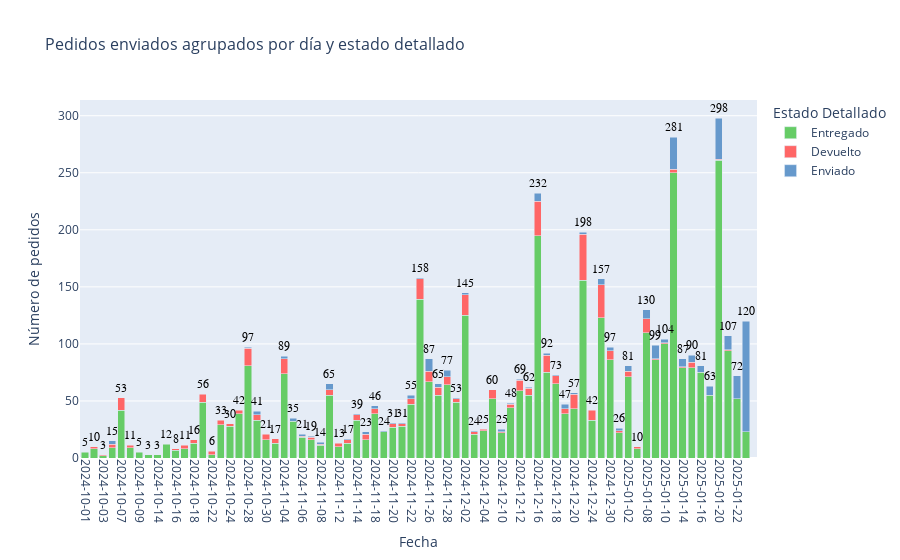

The notebook cell saved with this chart:
### Code cell
import plotly.express as px
import pandas as pd

def plot_fulfilled_orders_by_status_plotly(df, date_column="Fulfilled at", status_column="Estado Detallado", name_column="Name"):
    """
    Crea un gráfico de barras apiladas que muestra los pedidos cumplidos agrupados por fecha y estado detallado.

    Parámetros:
        df (pd.DataFrame): DataFrame que contiene los datos de pedidos.
        date_column (str): Nombre de la columna con las fechas (por defecto "Fulfilled at").
        status_column (str): Nombre de la columna con los estados detallados (por defecto "Estado Detallado").
        name_column (str): Nombre de la columna con los identificadores de los pedidos (por defecto "Name").

    Retorna:
        None: Muestra el gráfico directamente.
    """
    # Ordenar el DataFrame por la columna de fecha
    df = df.sort_values(by=date_column)

    # Agrupar por fecha y estado detallado, contando los pedidos por estado
    grouped = df.groupby([date_column, status_column])[name_column].count().reset_index(name="Cantidad")

    # Crear el gráfico interactivo con Plotly
    fig = px.bar(
        grouped,
        x=date_column,
        y="Cantidad",
        color=status_column,
        title="Pedidos enviados agrupados por día y estado detallado",
        color_discrete_map={
            "Enviado": "#6699CC",           # Azul
            "Entregado": "#66CC66",         # Verde brillante
            "Devuelto": "#FF6666"           # Rojo claro
        },
        labels={"Cantidad": "Número de pedidos", date_column: "Fecha", status_column: "Estado Detallado"},
        barmode="stack",
    )

    # Asegurar que las fechas se vean correctamente en el eje X
    fig.update_xaxes(type="category")

    # Agregar texto total encima de cada barra
    grouped_totals = grouped.groupby(date_column)["Cantidad"].sum().reset_index()
    for i, row in grouped_totals.iterrows():
        fig.add_annotation(
            x=row[date_column],
            y=row["Cantidad"],
            text=f"{int(row['Cantidad'])}",
            showarrow=False,
            yshift=10,
            font=dict(size=12, color="black", family="Arial"),
        )

    # Configurar diseño del gráfico
    fig.update_layout(
        xaxis_title="Fecha",
        yaxis_title="Número de pedidos",
        legend_title="Estado Detallado",
        title_font_size=16,
        xaxis_tickangle=90,
        xaxis=dict(categoryorder="category ascending"),
    )

    # Mostrar el gráfico
    fig.show()

# Llama a la función con tu DataFrame
plot_fulfilled_orders_by_status_plotly(transformed_data)

### Figure 1 — Plotly figure (JSON) as saved in the notebook; plotly's stock layout.template omitted (floating-point values rounded to 4 significant figures)
{"data": [{"alignmentgroup": "True", "hovertemplate": "Estado Detallado=Entregado<br>Fecha=%{x}<br>Número de pedidos=%{y}<extra></extra>", "legendgroup": "Entregado", "marker": {"color": "#66CC66", "pattern": {"shape": ""}}, "name": "Entregado", "offsetgroup": "Entregado", "orientation": "v", "showlegend": true, "textposition": "auto", "type": "bar", "x": ["2024-10-01", "2024-10-02", "2024-10-03", "2024-10-04", "2024-10-07", "2024-10-08", "2024-10-09", "2024-10-10", "2024-10-14", "2024-10-15", "2024-10-16", "2024-10-17", "2024-10-18", "2024-10-21", "2024-10-22", "2024-10-23", "2024-10-24", "2024-10-25", "2024-10-28", "2024-10-29", "2024-10-30", "2024-10-31", "2024-11-04", "2024-11-05", "2024-11-06", "2024-11-07", "2024-11-08", "2024-11-11", "2024-11-12", "2024-11-13", "2024-11-14", "2024-11-15", "2024-11-18", "2024-11-19", "2024-11-20", "2024-11-21", "2024-11-22", "2024-11-25", "2024-11-26", "2024-11-27", "2024-11-28", "2024-11-29", "2024-12-02", "2024-12-03", "2024-12-04", "2024-12-09", "2024-12-10", "2024-12-11", "2024-12-12", "2024-12-13", "2024-12-16", "2024-12-17", "2024-12-18", "2024-12-19", "2024-12-20", "2024-12-23", "2024-12-24", "2024-12-27", "2024-12-30", "2024-12-31", "2025-01-02", "2025-01-03", "2025-01-08", "2025-01-09", "2025-01-10", "2025-01-13", "2025-01-14", "2025-01-15", "2025-01-16", "2025-01-17", "2025-01-20", "2025-01-21", "2025-01-22", "2025-01-23"], "xaxis": "x", "y": [5, 8, 2, 9, 42, 9, 5, 3, 3, 12, 7, 8, 13, 49, 3, 29, 28, 39, 81, 33, 16, 13, 74, 32, 18, 16, 11, 55, 10, 13, 33, 16, 39, 23, 27, 28, 47, 139, 67, 55, 64, 49, 125, 21, 24, 52, 22, 44, 59, 55, 195, 75, 65, 39, 43, 156, 33, 123, 86, 22, 71, 8, 110, 86, 100, 250, 79, 79, 75, 55, 261, 94, 52, 23], "yaxis": "y"}, {"alignmentgroup": "True", "hovertemplate": "Estado Detallado=Devuelto<br>Fecha=%{x}<br>Número de pedidos=%{y}<extra></extra>", "legendgroup": "Devuelto", "marker": {"color": "#FF6666", "pattern": {"shape": ""}}, "name": "Devuelto", "offsetgroup": "Devuelto", "orientation": "v", "showlegend": true, "textposition": "auto", "type": "bar", "x": ["2024-10-02", "2024-10-03", "2024-10-04", "2024-10-07", "2024-10-08", "2024-10-16", "2024-10-17", "2024-10-18", "2024-10-21", "2024-10-22", "2024-10-23", "2024-10-24", "2024-10-25", "2024-10-28", "2024-10-29", "2024-10-30", "2024-10-31", "2024-11-04", "2024-11-06", "2024-11-07", "2024-11-08", "2024-11-11", "2024-11-12", "2024-11-13", "2024-11-14", "2024-11-15", "2024-11-18", "2024-11-20", "2024-11-21", "2024-11-22", "2024-11-25", "2024-11-26", "2024-11-27", "2024-11-28", "2024-11-29", "2024-12-02", "2024-12-03", "2024-12-04", "2024-12-09", "2024-12-10", "2024-12-11", "2024-12-12", "2024-12-13", "2024-12-16", "2024-12-17", "2024-12-18", "2024-12-19", "2024-12-20", "2024-12-23", "2024-12-24", "2024-12-27", "2024-12-30", "2024-12-31", "2025-01-02", "2025-01-03", "2025-01-08", "2025-01-09", "2025-01-10", "2025-01-13", "2025-01-14", "2025-01-15", "2025-01-20", "2025-01-21"], "xaxis": "x", "y": [2, 1, 3, 11, 2, 1, 3, 3, 7, 3, 4, 2, 3, 15, 5, 5, 4, 13, 1, 2, 1, 5, 3, 3, 5, 5, 4, 3, 2, 5, 18, 9, 7, 7, 3, 18, 2, 1, 8, 1, 3, 9, 6, 30, 15, 7, 4, 13, 40, 9, 29, 8, 2, 5, 2, 12, 1, 1, 3, 1, 5, 1, 1], "yaxis": "y"}, {"alignmentgroup": "True", "hovertemplate": "Estado Detallado=Enviado<br>Fecha=%{x}<br>Número de pedidos=%{y}<extra></extra>", "legendgroup": "Enviado", "marker": {"color": "#6699CC", "pattern": {"shape": ""}}, "name": "Enviado", "offsetgroup": "Enviado", "orientation": "v", "showlegend": true, "textposition": "auto", "type": "bar", "x": ["2024-10-04", "2024-10-28", "2024-10-29", "2024-11-04", "2024-11-05", "2024-11-06", "2024-11-07", "2024-11-08", "2024-11-11", "2024-11-13", "2024-11-14", "2024-11-15", "2024-11-18", "2024-11-19", "2024-11-20", "2024-11-21", "2024-11-22", "2024-11-25", "2024-11-26", "2024-11-27", "2024-11-28", "2024-11-29", "2024-12-02", "2024-12-03", "2024-12-10", "2024-12-11", "2024-12-12", "2024-12-13", "2024-12-16", "2024-12-17", "2024-12-18", "2024-12-19", "2024-12-20", "2024-12-23", "2024-12-27", "2024-12-30", "2024-12-31", "2025-01-02", "2025-01-08", "2025-01-09", "2025-01-10", "2025-01-13", "2025-01-14", "2025-01-15", "2025-01-16", "2025-01-17", "2025-01-20", "2025-01-21", "2025-01-22", "2025-01-23"], "xaxis": "x", "y": [3, 1, 3, 2, 3, 2, 1, 2, 5, 1, 1, 2, 3, 1, 1, 1, 3, 1, 11, 3, 6, 1, 2, 1, 2, 1, 1, 1, 7, 2, 1, 4, 1, 2, 5, 3, 2, 5, 8, 12, 3, 28, 7, 6, 6, 8, 36, 12, 20, 97], "yaxis": "y"}], "layout": {"annotations": [{"font": {"color": "black", "family": "Arial", "size": 12}, "showarrow": false, "text": "5", "x": "2024-10-01", "y": 5, "yshift": 10}, {"font": {"color": "black", "family": "Arial", "size": 12}, "showarrow": false, "text": "10", "x": "2024-10-02", "y": 10, "yshift": 10}, {"font": {"color": "black", "family": "Arial", "size": 12}, "showarrow": false, "text": "3", "x": "2024-10-03", "y": 3, "yshift": 10}, {"font": {"color": "black", "family": "Arial", "size": 12}, "showarrow": false, "text": "15", "x": "2024-10-04", "y": 15, "yshift": 10}, {"font": {"color": "black", "family": "Arial", "size": 12}, "showarrow": false, "text": "53", "x": "2024-10-07", "y": 53, "yshift": 10}, {"font": {"color": "black", "family": "Arial", "size": 12}, "showarrow": false, "text": "11", "x": "2024-10-08", "y": 11, "yshift": 10}, {"font": {"color": "black", "family": "Arial", "size": 12}, "showarrow": false, "text": "5", "x": "2024-10-09", "y": 5, "yshift": 10}, {"font": {"color": "black", "family": "Arial", "size": 12}, "showarrow": false, "text": "3", "x": "2024-10-10", "y": 3, "yshift": 10}, {"font": {"color": "black", "family": "Arial", "size": 12}, "showarrow": false, "text": "3", "x": "2024-10-14", "y": 3, "yshift": 10}, {"font": {"color": "black", "family": "Arial", "size": 12}, "showarrow": false, "text": "12", "x": "2024-10-15", "y": 12, "yshift": 10}, {"font": {"color": "black", "family": "Arial", "size": 12}, "showarrow": false, "text": "8", "x": "2024-10-16", "y": 8, "yshift": 10}, {"font": {"color": "black", "family": "Arial", "size": 12}, "showarrow": false, "text": "11", "x": "2024-10-17", "y": 11, "yshift": 10}, {"font": {"color": "black", "family": "Arial", "size": 12}, "showarrow": false, "text": "16", "x": "2024-10-18", "y": 16, "yshift": 10}, {"font": {"color": "black", "family": "Arial", "size": 12}, "showarrow": false, "text": "56", "x": "2024-10-21", "y": 56, "yshift": 10}, {"font": {"color": "black", "family": "Arial", "size": 12}, "showarrow": false, "text": "6", "x": "2024-10-22", "y": 6, "yshift": 10}, {"font": {"color": "black", "family": "Arial", "size": 12}, "showarrow": false, "text": "33", "x": "2024-10-23", "y": 33, "yshift": 10}, {"font": {"color": "black", "family": "Arial", "size": 12}, "showarrow": false, "text": "30", "x": "2024-10-24", "y": 30, "yshift": 10}, {"font": {"color": "black", "family": "Arial", "size": 12}, "showarrow": false, "text": "42", "x": "2024-10-25", "y": 42, "yshift": 10}, {"font": {"color": "black", "family": "Arial", "size": 12}, "showarrow": false, "text": "97", "x": "2024-10-28", "y": 97, "yshift": 10}, {"font": {"color": "black", "family": "Arial", "size": 12}, "showarrow": false, "text": "41", "x": "2024-10-29", "y": 41, "yshift": 10}, {"font": {"color": "black", "family": "Arial", "size": 12}, "showarrow": false, "text": "21", "x": "2024-10-30", "y": 21, "yshift": 10}, {"font": {"color": "black", "family": "Arial", "size": 12}, "showarrow": false, "text": "17", "x": "2024-10-31", "y": 17, "yshift": 10}, {"font": {"color": "black", "family": "Arial", "size": 12}, "showarrow": false, "text": "89", "x": "2024-11-04", "y": 89, "yshift": 10}, {"font": {"color": "black", "family": "Arial", "size": 12}, "showarrow": false, "text": "35", "x": "2024-11-05", "y": 35, "yshift": 10}, {"font": {"color": "black", "family": "Arial", "size": 12}, "showarrow": false, "text": "21", "x": "2024-11-06", "y": 21, "yshift": 10}, {"font": {"color": "black", "family": "Arial", "size": 12}, "showarrow": false, "text": "19", "x": "2024-11-07", "y": 19, "yshift": 10}, {"font": {"color": "black", "family": "Arial", "size": 12}, "showarrow": false, "text": "14", "x": "2024-11-08", "y": 14, "yshift": 10}, {"font": {"color": "black", "family": "Arial", "size": 12}, "showarrow": false, "text": "65", "x": "2024-11-11", "y": 65, "yshift": 10}, {"font": {"color": "black", "family": "Arial", "size": 12}, "showarrow": false, "text": "13", "x": "2024-11-12", "y": 13, "yshift": 10}, {"font": {"color": "black", "family": "Arial", "size": 12}, "showarrow": false, "text": "17", "x": "2024-11-13", "y": 17, "yshift": 10}, {"font": {"color": "black", "family": "Arial", "size": 12}, "showarrow": false, "text": "39", "x": "2024-11-14", "y": 39, "yshift": 10}, {"font": {"color": "black", "family": "Arial", "size": 12}, "showarrow": false, "text": "23", "x": "2024-11-15", "y": 23, "yshift": 10}, {"font": {"color": "black", "family": "Arial", "size": 12}, "showarrow": false, "text": "46", "x": "2024-11-18", "y": 46, "yshift": 10}, {"font": {"color": "black", "family": "Arial", "size": 12}, "showarrow": false, "text": "24", "x": "2024-11-19", "y": 24, "yshift": 10}, {"font": {"color": "black", "family": "Arial", "size": 12}, "showarrow": false, "text": "31", "x": "2024-11-20", "y": 31, "yshift": 10}, {"font": {"color": "black", "family": "Arial", "size": 12}, "showarrow": false, "text": "31", "x": "2024-11-21", "y": 31, "yshift": 10}, {"font": {"color": "black", "family": "Arial", "size": 12}, "showarrow": false, "text": "55", "x": "2024-11-22", "y": 55, "yshift": 10}, {"font": {"color": "black", "family": "Arial", "size": 12}, "showarrow": false, "text": "158", "x": "2024-11-25", "y": 158, "yshift": 10}, {"font": {"color": "black", "family": "Arial", "size": 12}, "showarrow": false, "text": "87", "x": "2024-11-26", "y": 87, "yshift": 10}, {"font": {"color": "black", "family": "Arial", "size": 12}, "showarrow": false, "text": "65", "x": "2024-11-27", "y": 65, "yshift": 10}, {"font": {"color": "black", "family": "Arial", "size": 12}, "showarrow": false, "text": "77", "x": "2024-11-28", "y": 77, "yshift": 10}, {"font": {"color": "black", "family": "Arial", "size": 12}, "showarrow": false, "text": "53", "x": "2024-11-29", "y": 53, "yshift": 10}, {"font": {"color": "black", "family": "Arial", "size": 12}, "showarrow": false, "text": "145", "x": "2024-12-02", "y": 145, "yshift": 10}, {"font": {"color": "black", "family": "Arial", "size": 12}, "showarrow": false, "text": "24", "x": "2024-12-03", "y": 24, "yshift": 10}, {"font": {"color": "black", "family": "Arial", "size": 12}, "showarrow": false, "text": "25", "x": "2024-12-04", "y": 25, "yshift": 10}, {"font": {"color": "black", "family": "Arial", "size": 12}, "showarrow": false, "text": "60", "x": "2024-12-09", "y": 60, "yshift": 10}, {"font": {"color": "black", "family": "Arial", "size": 12}, "showarrow": false, "text": "25", "x": "2024-12-10", "y": 25, "yshift": 10}, {"font": {"color": "black", "family": "Arial", "size": 12}, "showarrow": false, "text": "48", "x": "2024-12-11", "y": 48, "yshift": 10}, {"font": {"color": "black", "family": "Arial", "size": 12}, "showarrow": false, "text": "69", "x": "2024-12-12", "y": 69, "yshift": 10}, {"font": {"color": "black", "family": "Arial", "size": 12}, "showarrow": false, "text": "62", "x": "2024-12-13", "y": 62, "yshift": 10}, {"font": {"color": "black", "family": "Arial", "size": 12}, "showarrow": false, "text": "232", "x": "2024-12-16", "y": 232, "yshift": 10}, {"font": {"color": "black", "family": "Arial", "size": 12}, "showarrow": false, "text": "92", "x": "2024-12-17", "y": 92, "yshift": 10}, {"font": {"color": "black", "family": "Arial", "size": 12}, "showarrow": false, "text": "73", "x": "2024-12-18", "y": 73, "yshift": 10}, {"font": {"color": "black", "family": "Arial", "size": 12}, "showarrow": false, "text": "47", "x": "2024-12-19", "y": 47, "yshift": 10}, {"font": {"color": "black", "family": "Arial", "size": 12}, "showarrow": false, "text": "57", "x": "2024-12-20", "y": 57, "yshift": 10}, {"font": {"color": "black", "family": "Arial", "size": 12}, "showarrow": false, "text": "198", "x": "2024-12-23", "y": 198, "yshift": 10}, {"font": {"color": "black", "family": "Arial", "size": 12}, "showarrow": false, "text": "42", "x": "2024-12-24", "y": 42, "yshift": 10}, {"font": {"color": "black", "family": "Arial", "size": 12}, "showarrow": false, "text": "157", "x": "2024-12-27", "y": 157, "yshift": 10}, {"font": {"color": "black", "family": "Arial", "size": 12}, "showarrow": false, "text": "97", "x": "2024-12-30", "y": 97, "yshift": 10}, {"font": {"color": "black", "family": "Arial", "size": 12}, "showarrow": false, "text": "26", "x": "2024-12-31", "y": 26, "yshift": 10}, {"font": {"color": "black", "family": "Arial", "size": 12}, "showarrow": false, "text": "81", "x": "2025-01-02", "y": 81, "yshift": 10}, {"font": {"color": "black", "family": "Arial", "size": 12}, "showarrow": false, "text": "10", "x": "2025-01-03", "y": 10, "yshift": 10}, {"font": {"color": "black", "family": "Arial", "size": 12}, "showarrow": false, "text": "130", "x": "2025-01-08", "y": 130, "yshift": 10}, {"font": {"color": "black", "family": "Arial", "size": 12}, "showarrow": false, "text": "99", "x": "2025-01-09", "y": 99, "yshift": 10}, {"font": {"color": "black", "family": "Arial", "size": 12}, "showarrow": false, "text": "104", "x": "2025-01-10", "y": 104, "yshift": 10}, {"font": {"color": "black", "family": "Arial", "size": 12}, "showarrow": false, "text": "281", "x": "2025-01-13", "y": 281, "yshift": 10}, {"font": {"color": "black", "family": "Arial", "size": 12}, "showarrow": false, "text": "87", "x": "2025-01-14", "y": 87, "yshift": 10}, {"font": {"color": "black", "family": "Arial", "size": 12}, "showarrow": false, "text": "90", "x": "2025-01-15", "y": 90, "yshift": 10}, {"font": {"color": "black", "family": "Arial", "size": 12}, "showarrow": false, "text": "81", "x": "2025-01-16", "y": 81, "yshift": 10}, {"font": {"color": "black", "family": "Arial", "size": 12}, "showarrow": false, "text": "63", "x": "2025-01-17", "y": 63, "yshift": 10}, {"font": {"color": "black", "family": "Arial", "size": 12}, "showarrow": false, "text": "298", "x": "2025-01-20", "y": 298, "yshift": 10}, {"font": {"color": "black", "family": "Arial", "size": 12}, "showarrow": false, "text": "107", "x": "2025-01-21", "y": 107, "yshift": 10}, {"font": {"color": "black", "family": "Arial", "size": 12}, "showarrow": false, "text": "72", "x": "2025-01-22", "y": 72, "yshift": 10}, {"font": {"color": "black", "family": "Arial", "size": 12}, "showarrow": false, "text": "120", "x": "2025-01-23", "y": 120, "yshift": 10}], "barmode": "stack", "legend": {"title": {"text": "Estado Detallado"}, "tracegroupgap": 0}, "title": {"font": {"size": 16}, "text": "Pedidos enviados agrupados por día y estado detallado"}, "xaxis": {"anchor": "y", "categoryorder": "category ascending", "domain": [0, 1], "tickangle": 90, "title": {"text": "Fecha"}, "type": "category"}, "yaxis": {"anchor": "x", "domain": [0, 1], "title": {"text": "Número de pedidos"}}}}
